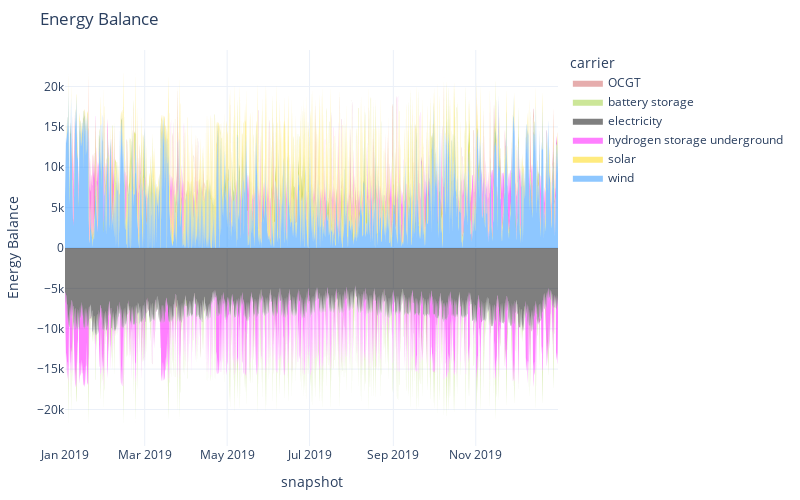

This figure's notebook cell:
### Code cell
n.statistics.energy_balance.iplot()

### Figure 1 — Plotly figure (JSON) as saved in the notebook; plotly's stock layout.template omitted (floating-point values rounded to 4 significant figures; data arrays with more than 128 entries replaced by an {"elided": "..."} marker saying what was removed)
{"data": [{"fillpattern": {"shape": ""}, "hovertemplate": "carrier=wind<br>snapshot=%{x}<br>Energy Balance=%{y}<extra></extra>", "legendgroup": "wind", "line": {"color": "dodgerblue", "width": 0}, "marker": {"symbol": "circle"}, "mode": "lines", "name": "wind", "orientation": "v", "showlegend": false, "stackgroup": "positive", "type": "scatter", "x": {"elided": "2821 str values"}, "xaxis": "x", "y": {"elided": "2821 float values"}, "yaxis": "y"}, {"fillpattern": {"shape": ""}, "hovertemplate": "carrier=solar<br>snapshot=%{x}<br>Energy Balance=%{y}<extra></extra>", "legendgroup": "solar", "line": {"color": "gold", "width": 0}, "marker": {"symbol": "circle"}, "mode": "lines", "name": "solar", "orientation": "v", "showlegend": false, "stackgroup": "positive", "type": "scatter", "x": {"elided": "1498 str values"}, "xaxis": "x", "y": {"elided": "1498 float values"}, "yaxis": "y"}, {"fillpattern": {"shape": ""}, "hovertemplate": "carrier=battery storage<br>snapshot=%{x}<br>Energy Balance=%{y}<extra></extra>", "legendgroup": "battery storage", "line": {"color": "yellowgreen", "width": 0}, "marker": {"symbol": "circle"}, "mode": "lines", "name": "battery storage", "orientation": "v", "showlegend": false, "stackgroup": "positive", "type": "scatter", "x": {"elided": "700 str values"}, "xaxis": "x", "y": {"elided": "700 float values"}, "yaxis": "y"}, {"fillpattern": {"shape": ""}, "hovertemplate": "carrier=hydrogen storage underground<br>snapshot=%{x}<br>Energy Balance=%{y}<extra></extra>", "legendgroup": "hydrogen storage underground", "line": {"color": "magenta", "width": 0}, "marker": {"symbol": "circle"}, "mode": "lines", "name": "hydrogen storage underground", "orientation": "v", "showlegend": false, "stackgroup": "positive", "type": "scatter", "x": {"elided": "657 str values"}, "xaxis": "x", "y": {"elided": "657 float values"}, "yaxis": "y"}, {"fillpattern": {"shape": ""}, "hovertemplate": "carrier=electricity<br>snapshot=%{x}<br>Energy Balance=%{y}<extra></extra>", "legendgroup": "electricity", "line": {"color": "black", "width": 0}, "marker": {"symbol": "circle"}, "mode": "lines", "name": "electricity", "orientation": "v", "showlegend": false, "stackgroup": "negative", "type": "scatter", "x": {"elided": "2920 str values"}, "xaxis": "x", "y": {"elided": "2920 float values"}, "yaxis": "y"}, {"fillpattern": {"shape": ""}, "hovertemplate": "carrier=hydrogen storage underground<br>snapshot=%{x}<br>Energy Balance=%{y}<extra></extra>", "legendgroup": "hydrogen storage underground", "line": {"color": "magenta", "width": 0}, "marker": {"symbol": "circle"}, "mode": "lines", "name": "hydrogen storage underground", "orientation": "v", "showlegend": false, "stackgroup": "negative", "type": "scatter", "x": {"elided": "1469 str values"}, "xaxis": "x", "y": {"elided": "1469 float values"}, "yaxis": "y"}, {"fillpattern": {"shape": ""}, "hovertemplate": "carrier=battery storage<br>snapshot=%{x}<br>Energy Balance=%{y}<extra></extra>", "legendgroup": "battery storage", "line": {"color": "yellowgreen", "width": 0}, "marker": {"symbol": "circle"}, "mode": "lines", "name": "battery storage", "orientation": "v", "showlegend": false, "stackgroup": "negative", "type": "scatter", "x": {"elided": "607 str values"}, "xaxis": "x", "y": {"elided": "607 float values"}, "yaxis": "y"}, {"fillpattern": {"shape": ""}, "hovertemplate": "carrier=OCGT<br>snapshot=%{x}<br>Energy Balance=%{y}<extra></extra>", "legendgroup": "OCGT", "line": {"color": "indianred", "width": 0}, "marker": {"symbol": "circle"}, "mode": "lines", "name": "OCGT", "orientation": "v", "showlegend": true, "stackgroup": "1", "type": "scatter", "x": ["2019-12-31T21:00:00"], "xaxis": "x", "y": [null], "yaxis": "y"}, {"fillpattern": {"shape": ""}, "hovertemplate": "carrier=battery storage<br>snapshot=%{x}<br>Energy Balance=%{y}<extra></extra>", "legendgroup": "battery storage", "line": {"color": "yellowgreen", "width": 0}, "marker": {"symbol": "circle"}, "mode": "lines", "name": "battery storage", "orientation": "v", "showlegend": true, "stackgroup": "1", "type": "scatter", "x": ["2019-12-31T21:00:00"], "xaxis": "x", "y": [null], "yaxis": "y"}, {"fillpattern": {"shape": ""}, "hovertemplate": "carrier=electricity<br>snapshot=%{x}<br>Energy Balance=%{y}<extra></extra>", "legendgroup": "electricity", "line": {"color": "black", "width": 0}, "marker": {"symbol": "circle"}, "mode": "lines", "name": "electricity", "orientation": "v", "showlegend": true, "stackgroup": "1", "type": "scatter", "x": ["2019-12-31T21:00:00"], "xaxis": "x", "y": [null], "yaxis": "y"}, {"fillpattern": {"shape": ""}, "hovertemplate": "carrier=hydrogen storage underground<br>snapshot=%{x}<br>Energy Balance=%{y}<extra></extra>", "legendgroup": "hydrogen storage underground", "line": {"color": "magenta", "width": 0}, "marker": {"symbol": "circle"}, "mode": "lines", "name": "hydrogen storage underground", "orientation": "v", "showlegend": true, "stackgroup": "1", "type": "scatter", "x": ["2019-12-31T21:00:00"], "xaxis": "x", "y": [null], "yaxis": "y"}, {"fillpattern": {"shape": ""}, "hovertemplate": "carrier=solar<br>snapshot=%{x}<br>Energy Balance=%{y}<extra></extra>", "legendgroup": "solar", "line": {"color": "gold", "width": 0}, "marker": {"symbol": "circle"}, "mode": "lines", "name": "solar", "orientation": "v", "showlegend": true, "stackgroup": "1", "type": "scatter", "x": ["2019-12-31T21:00:00"], "xaxis": "x", "y": [null], "yaxis": "y"}, {"fillpattern": {"shape": ""}, "hovertemplate": "carrier=wind<br>snapshot=%{x}<br>Energy Balance=%{y}<extra></extra>", "legendgroup": "wind", "line": {"color": "dodgerblue", "width": 0}, "marker": {"symbol": "circle"}, "mode": "lines", "name": "wind", "orientation": "v", "showlegend": true, "stackgroup": "1", "type": "scatter", "x": ["2019-12-31T21:00:00"], "xaxis": "x", "y": [null], "yaxis": "y"}], "layout": {"height": 500, "hovermode": "x", "legend": {"title": {"text": "carrier"}, "tracegroupgap": 0}, "margin": {"b": 50, "l": 50, "r": 50, "t": 50}, "title": {"text": "Energy Balance"}, "width": 800, "xaxis": {"anchor": "y", "domain": [0, 1], "title": {"text": "snapshot"}}, "yaxis": {"anchor": "x", "domain": [0, 1], "title": {"text": "Energy Balance"}}}}
